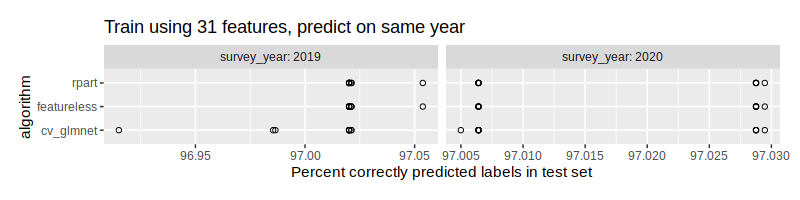

Here is the R script that generated this plot:
library(ggplot2)
library(data.table)
(objs <- load("download-nsch-mlr3batchmark-registry-errors.RData"))
msr.list <- mlr3::msrs(c("classif.auc", "classif.acc"))
score.dt <- mlr3resampling::score(bmr, msr.list)
table(score.dt$task_id)

score.all.same <- score.dt["all.31"==task_id & train.groups=="same"]
gg <- ggplot()+
  ggtitle("Train using 31 features, predict on same year")+
  theme(plot.margin=grid::unit(c(1,1,1,1), "lines"))+
  geom_point(aes(
    classif.acc*100, algorithm),
    shape=1,
    data=score.all.same)+
  scale_x_continuous(
    "Percent correctly predicted labels in test set")+
  facet_grid(. ~ survey_year, labeller=label_both, scales="free")
png("download-nsch-mlr3batchmark-registry-errors.png", width=8, height=2, units="in", res=100)
print(gg)
dev.off()
system("cd /projects/genomic-ml && unpublish_data projects/2024-01-ml-for-autism && publish_data projects/2024-01-ml-for-autism")

score.all.all <- score.dt[grepl("all",task_id) & train.groups=="all"]
ggplot()+
  geom_point(aes(
    classif.acc, algorithm),
    data=score.all.all)+
  facet_grid(. ~ survey_year, labeller=label_both, scales="free")
